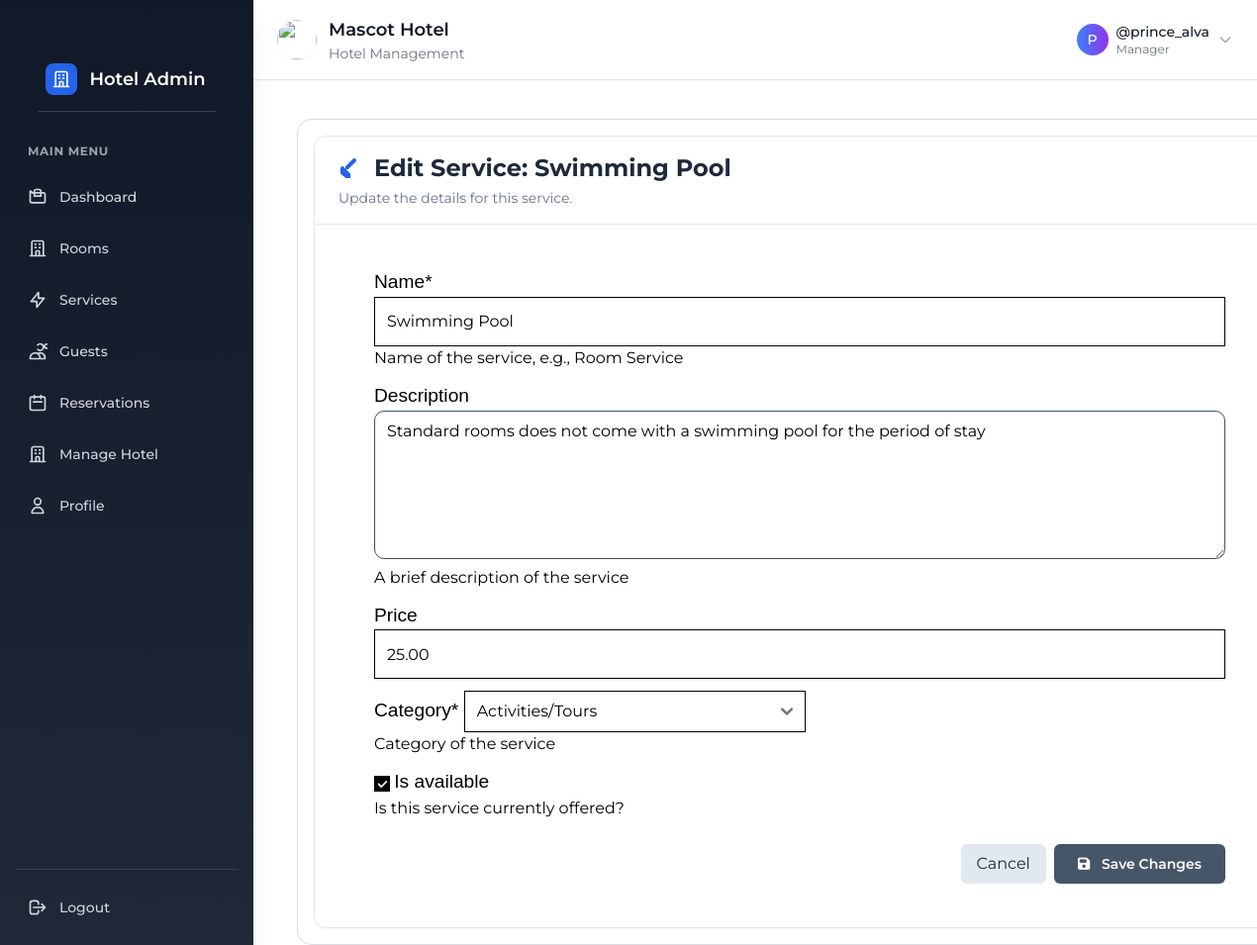
The app's page /edit_service/4/ (signed in) with its own data.
### core/models.py (models this page shows, shortened)
class CustomUser(AbstractUser):
    USER_TYPE_CHOICES = (
        ('Admin', 'Admin'),
        ('manager', 'Hotel Manager'),
        ('Guest', 'Guest'),
    )
    user_type = models.CharField(max_length=20, choices=USER_TYPE_CHOICES, default='Guest')
    is_verified = models.BooleanField(default=False)
    created_at = models.DateTimeField(auto_now_add=True)
    class Meta:
        verbose_name = 'User'
        verbose_name_plural = 'Users'
        ordering = ('username',)
        indexes = [
            models.Index(fields=['-created_at']),
        ]

class Manager(models.Model):
    user=models.OneToOneField(CustomUser,on_delete=models.CASCADE,related_name='manager')
    phone = models.CharField(max_length=13, unique=True)
    hotel_post=models.ForeignKey(Hotel,on_delete=models.SET_NULL, null=True,blank=True)
    created_at = models.DateTimeField(auto_now_add=True, null=True)
    updated_at = models.DateTimeField(auto_now=True, null=True)

class Hotel(models.Model):
    name = models.CharField(max_length=200)
    phone_number = models.CharField(max_length=20, unique=True, null=True)
    email = models.EmailField(blank=False, null=False)
    location = models.CharField(max_length=100, null=True)
    description = models.TextField(blank=True, null=True)
    amenities = models.ManyToManyField('Amenity', blank=True, related_name='hotels')
    services = models.ManyToManyField('Service', related_name='hotels_services', blank=True) # New Service ManyToMany
    region=models.CharField(choices=RegionChoices, max_length=2, null=True)
    logo = CloudinaryField(folder='logos/', null=True, blank=True)
    hotel_image = CloudinaryField(folder='hotel_images/', null=True, blank=True,verbose_name=_("Hotel Image"))
    created_at = models.DateTimeField(auto_now_add=True,null=True)
    class Meta:
        verbose_name = _("Hotel")
        verbose_name_plural = _("Hotels")
        ordering = ('name',)
        indexes = [
            models.Index(fields=['name']),
            models.Index(fields=['region']),
            models.Index(fields=['-created_at']),
            ]

class Service(models.Model):
    hotel = models.ManyToManyField('Hotel', related_name='services_hotels', help_text=_("Hotels that offer this service")) # Assuming Hotel model is in 'core' app
    name = models.CharField(max_length=100, help_text=_("Name of the service, e.g., Room Service"),null=True)
    description = models.TextField(blank=True, help_text=_("A brief description of the service"),null=True)
    category = models.CharField(max_length=2,choices=ServiceCategory.choices,default=ServiceCategory.OTHER,help_text=_("Category of the service"))
    is_available = models.BooleanField(default=True, help_text=_("Is this service currently offered?"))
    price = models.DecimalField(max_digits=10,decimal_places=2,validators=[MinValueValidator(0)],blank=True,null=True,verbose_name=_("Price"))
    created_at = models.DateTimeField(auto_now_add=True)
    updated_at = models.DateTimeField(auto_now=True)
    class Meta:
        verbose_name = _("Service")
        verbose_name_plural = _("Services")
        ordering = ['category', 'name'] # Order services by category and then name

### account/views.py (the view)
# urls.py: path('edit_service/<int:pk>/', views.edit_service, name='edit-service'),
@login_required
def edit_service(request, pk):
    hotel = get_manager_hotel(request.user)
    if not hotel:
        messages.error(request, "You are not registered as a hotel manager or your hotel is not found.")
        return redirect('home')
    service = get_object_or_404(Service, pk=pk)
    if request.method == 'POST':
        form = ServiceForm(request.POST, instance=service)
        if form.is_valid():
            form.save()
            messages.success(request, f"Service '{service.name}' updated successfully for {hotel.name}!")
            return redirect('services') # Redirect to the service list
    else: # GET request
        form = ServiceForm(instance=service)
    context = {
        'hotel': hotel,
        'form': form,
        'service': service,
        'title': f"Edit Service: {service.name}"
    }
    return render(request, 'dashboard/edit-service.html', context)

### account/forms.py
class ServiceForm(forms.ModelForm):
    class Meta:
        model = Service
        fields = ['name', 'description', 'price', 'category', 'is_available']
        widgets = {
            'description': forms.Textarea(attrs={'class': 'form-control'}),
        }

### account/context_processors.py (called while the page is built)
def hotel_info(request):
    context = {}
    if request.user.is_authenticated:
        try:
            manager = getattr(request.user, 'manager', None)
            if manager:
                context['hotel'] = manager.hotel_post
        except Manager.DoesNotExist:
            pass
    return context

### account/views.py (called while the page is built)
def get_manager_hotel(user):
    try:
        return user.manager.hotel_post
    except Manager.DoesNotExist:
        return None
    except AttributeError:
        return None

### account/templates/dashboard/edit-service.html (shortened to what this page needs)
{% extends "partials/layout.html" %}
{% load static %}
{% load tailwind_filters %}
{% load crispy_forms_tags %}
{% block main-content %}
    {% include "dashboard/partials/nav.html" %}
    <section class="mr-[0.3rem] ml-[0.3rem] md:ml-[300px] transition-all duration-300 bg-white border border-slate-600 border-opacity-20 rounded-[15px] p-4 mt-[120px]">
        <div class="bg-white border border-slate-200 rounded-xl shadow-sm overflow-hidden">
            <div class="px-6 py-4 border-b border-slate-200">
                <h2 class="text-2xl font-bold text-slate-800 flex items-center gap-3">
                     <svg xmlns="http://www.w3.org/2000/svg" class="h-6 w-6 text-blue-600" viewBox="0 0 24 24" fill="currentColor">
                        <path d="M17.414 2.586a2 2 0 00-2.828 0L7 10.172V13h2.828l7.586-7.586a2 2 0 000-2.828zM2 12a2 2 0 012-2h.586L12 17.414V22h-4.586L2 17.414V12z"/>
                    </svg>
                    Edit Service: {{ service.name }}
                </h2>
                <p class="text-sm text-slate-500 mt-1">Update the details for this service.</p>
            </div>
            <div class="p-6">
                 <form method="post" class="bg-white">
                    {{ form|crispy }}
                    <div class="flex justify-end gap-2 mt-6">
                        <a href="{% url 'services' %}" class="px-4 py-2 bg-slate-200 text-slate-800 rounded-md hover:bg-slate-300 transition">
                            Cancel
                        </a>
                        <button type="submit" class="px-6 py-2 text-sm font-semibold text-white bg-slate-600 rounded-md shadow-sm hover:bg-slate-700 focus:outline-none focus:ring-2 focus:ring-offset-2 focus:ring-blue-500 transition duration-150 ease-in-out">
                            <i class="fa-solid fa-save mr-2"></i> Save Changes
                        </button>
                    </div>
                </form>
            </div>
        </div>
    </section>
{% endblock %}

### account/templates/dashboard/partials/nav.html (shortened to what this page needs)
{% load static %}
<nav class="flex w-full">
    <section id="dashboard_SideBar" class="dashboard_SideBar fixed flex flex-col h-full bg-gradient-to-b from-gray-900 to-gray-800 left-0 p-4 top-0 mt-0 transition-all duration-300 z-50 w-64 shadow-xl">
        <div class="nav-items space-y-6 h-full flex flex-col">
            <div class="flex-1 overflow-y-auto">
                <section class="flex justify-between items-center mb-8 py-4 px-2 cursor-pointer border-b border-gray-700">
                    <a href="{% url 'home' %}" class="no-underline flex gap-3 items-center text-white hover:text-blue-300 transition-colors duration-200">
                        <div class="w-8 h-8 bg-blue-600 rounded-lg flex items-center justify-center">
                            <svg class="w-5 h-5 text-white" fill="none" stroke="currentColor" viewBox="0 0 24 24">
                                <path stroke-linecap="round" stroke-linejoin="round" stroke-width="2" d="M19 21V5a2 2 0 00-2-2H7a2 2 0 00-2 2v16m14 0h2m-2 0h-5m-9 0H3m2 0h5M9 7h1m-1 4h1m4-4h1m-1 4h1m-5 10v-5a1 1 0 011-1h2a1 1 0 011 1v5m-4 0h4"></path>
                            </svg>
                        </div>
                        <span class="font-semibold text-lg">Hotel Admin</span>
                    </a>
                </section>
                <h5 class="text-gray-400 uppercase text-xs font-bold px-3 mb-4 tracking-wider">MAIN MENU</h5>
                <div class="space-y-2">
                    <a href="{% url 'dashboard' %}" class="nav-link group flex items-center px-3 py-3 text-gray-300 text-sm font-medium rounded-lg hover:bg-gray-700 hover:text-white transition-all duration-200" data-url="dashboard">
                        <span>Dashboard</span>
                    </a>
                    <a href="{% url 'add-room' %}" class="nav-link group flex items-center px-3 py-3 text-gray-300 text-sm font-medium rounded-lg hover:bg-gray-700 hover:text-white transition-all duration-200">
                        <span>Rooms</span>
                    </a>
                    <a href="{% url 'services' %}" class="nav-link group flex items-center px-3 py-3 text-gray-300 text-sm font-medium rounded-lg hover:bg-gray-700 hover:text-white transition-all duration-200">
                        <svg class="w-5 h-5 mr-3 group-hover:text-purple-400 transition-colors duration-200" fill="none" stroke="currentColor" viewBox="0 0 24 24">
                            <path stroke-linecap="round" stroke-linejoin="round" stroke-width="2" d="M13 10V3L4 14h7v7l9-11h-7z"></path>
                        </svg>
                        <span>Services</span>
                    </a>
                    <a href="{% url 'guest' %}" class="nav-link group flex items-center px-3 py-3 text-gray-300 text-sm font-medium rounded-lg hover:bg-gray-700 hover:text-white transition-all duration-200" onclick="markAsSeen('guest')">
                        <div class="flex items-center flex-1">
                            <span>Guests</span>
                        </div>
                    </a>
                    <a href="{% url 'reservation' %}" class="nav-link group flex items-center px-3 py-3 text-gray-300 text-sm font-medium rounded-lg hover:bg-gray-700 hover:text-white transition-all duration-200" onclick="markAsSeen('reservation')">
                        <div class="flex items-center flex-1">
                            <svg class="w-5 h-5 mr-3 group-hover:text-pink-400 transition-colors duration-200" fill="none" stroke="currentColor" viewBox="0 0 24 24">
                                <path stroke-linecap="round" stroke-linejoin="round" stroke-width="2" d="M8 7V3m8 4V3m-9 8h10M5 21h14a2 2 0 002-2V7a2 2 0 00-2-2H5a2 2 0 00-2 2v12a2 2 0 002 2z"></path>
                            </svg>
                            <span>Reservations</span>
                        </div>
                    </a>
                    <a href="{% url 'manage-hotel-account' %}" class="nav-link group flex items-center px-3 py-3 text-gray-300 text-sm font-medium rounded-lg hover:bg-gray-700 hover:text-white transition-all duration-200">
                        <span>Manage Hotel</span>
                    </a>
                    <a href="{% url 'manage-account' %}" class="nav-link group flex items-center px-3 py-3 text-gray-300 text-sm font-medium rounded-lg hover:bg-gray-700 hover:text-white transition-all duration-200">
                        <svg class="w-5 h-5 mr-3 group-hover:text-yellow-400 transition-colors duration-200" fill="none" stroke="currentColor" viewBox="0 0 24 24">
                            <path stroke-linecap="round" stroke-linejoin="round" stroke-width="2" d="M16 7a4 4 0 11-8 0 4 4 0 018 0zM12 14a7 7 0 00-7 7h14a7 7 0 00-7-7z"></path>
                        </svg>
                        <span>Profile</span>
                    </a>
                </div>
            </div>
            <div class="pt-4 border-t border-gray-700">
                <a href="{% url 'logout' %}" class="nav-link group flex items-center px-3 py-3 text-gray-300 text-sm font-medium rounded-lg hover:bg-red-600 hover:text-white transition-all duration-200" data-url="logout">
                    <svg class="w-5 h-5 mr-3 group-hover:text-white transition-colors duration-200" fill="none" stroke="currentColor" viewBox="0 0 24 24">
                        <path stroke-linecap="round" stroke-linejoin="round" stroke-width="2" d="M17 16l4-4m0 0l-4-4m4 4H7m6 4v1a3 3 0 01-3 3H6a3 3 0 01-3-3V7a3 3 0 013-3h4a3 3 0 013 3v1"></path>
                    </svg>
                    <span>Logout</span>
                </a>
            </div>
        </div>
    </section>
    <section class="w-full fixed z-40 mt-0 top-0 right-0 left-0">
        <div class="md:ml-64 transition-all duration-300 h-auto">
            <div class="w-full flex justify-between items-center py-4 px-6 bg-white shadow-sm border-b border-gray-200">
                <div class="flex gap-3 items-center">
                    {% if request.user.manager.hotel_post.logo %}
                        <img src="{{request.user.manager.hotel_post.logo.url}}" alt="" class="w-10 h-10 rounded-full object-cover shadow-sm">
                    {% endif %}
                    <div>
                        <h4 class="text-gray-900 font-semibold text-lg">{{ request.user.manager.hotel_post.name }}</h4>
                        <p class="text-gray-500 text-sm">Hotel Management</p>
                    </div>
                </div>
                <div class="flex gap-3 items-center">
                    <div class="user_wrapper hidden md:block">
                        <button type="button" class="flex items-center gap-2 text-gray-700 hover:text-gray-900 transition-colors duration-200" id="dropdownAvatarNameButton" data-dropdown-toggle="dropdownAvatarName">
                            <div class="w-8 h-8 bg-gradient-to-r from-blue-500 to-purple-600 rounded-full flex items-center justify-center">
                                <span class="text-white text-sm font-medium">{{ request.user.username|first|upper }}</span>
                            </div>
                            <div class="text-left">
                                <p class="text-sm font-medium text-gray-900">@{{ request.user.username }}</p>
                                <p class="text-xs text-gray-500">Manager</p>
                            </div>
                            <svg class="w-4 h-4 text-gray-400" fill="none" stroke="currentColor" viewBox="0 0 24 24">
                                <path stroke-linecap="round" stroke-linejoin="round" stroke-width="2" d="M19 9l-7 7-7-7"></path>
                            </svg>
                        </button>
                    </div>
                </div>
            </div>
        </div>
    </section>
</nav>

### core/static/css/style.css (style rules this page uses)
* { margin: 0; padding: 0; box-sizing: border-box; }
html { scroll-behavior: smooth; }
body { overflow-x: hidden; font-family: 'Montserrat','Montserrat Alternates', 'Roboto', 'Quicksand','Outfit', sans-serif; }
section { width: 80%; margin: auto; margin-top: 2rem; }
form { background-color: #ebebeb; padding: 20px; border-radius: 10px; margin-top: 5rem; max-width: 900px; margin: 0 auto; }
label { font-size: 1.2rem; font-family: 'motserrat alternates', sans-serif;; }
input { background: #fcfbfb; border: 1px solid #eee8e8; outline: none; padding: 0 20px; font-family: 'Montserrat Alternates', sans-serif; color: #222; font-weight: 400; letter-spacing: 0.7px; width: 100%; border-radius: 10px; height: 50px; margin-top: 5px; font-size: 16px; }
textarea { background: #fcfbfb; border: none; outline: none; padding: 10px 20px; font-family: 'motserrat alternates', sans-serif;; color: #222; font-weight: 400; letter-spacing: 0.7px; width: 100%; border-radius: 10px; height: 150px; margin-top: 5px; font-size: 16px; resize: none; }
.user_wrapper { display: flex; gap: 2rem; align-items: center; }
.form-control { border: 1px solid #3b5362; border-radius: 10px; }

### records on screen
CustomUser: user.manager.hotel_post.name "Mascot Hotel", user.username|first "P", user.username "prince_alva"
Service: name "Swimming Pool", description "Standard rooms does not come with a swimming pool for the period of stay", price "25.00", category "Activities/Tours", is_available "☑"
